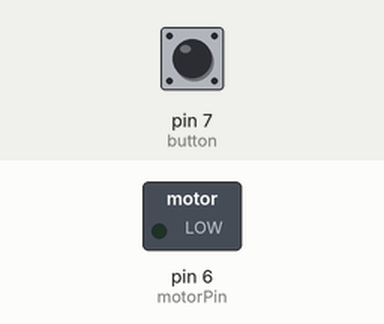
Bench run of a sketch on a simulated Arduino Uno, built with avr-gcc and run on an emulated ATmega328P. On the bench: switched loads named in the sketch (green lamp = pin HIGH). The test bench sets the inputs (shaded band); at power-on: pin 7 (button) LOW.

Above: at 1.2 s.
1.3 s: pin 7 (button) pulled HIGH for 0.15 s
At 1.45 s:
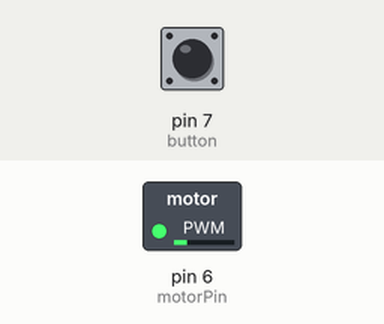
At 2.95 s:
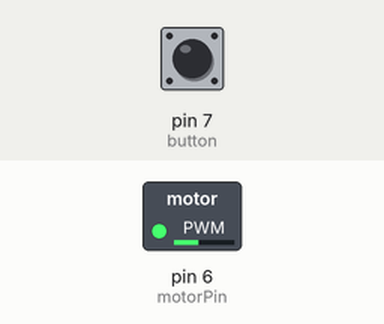
Timing chart, 0 to 13.3 s (numbered marks = the images above; inputs shaded):
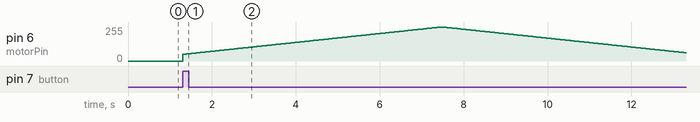

Measured:
- after the input at 1.3 s, pin 6 (motorPin): rises from 0/255 to 255/255 in 6.2 s, then falls to 62/255 in 5.8 s

The sketch:

vary.ino
```cpp
int motorPin = 6;
int button = 7;

void setup() {
  pinMode(motorPin, OUTPUT);
  pinMode(button, INPUT);
}


void loop() {
  int state = digitalRead(button);

  while (state == 1){
      for (int i=50; i<=255; i++){  //Start at 50 so it doesn't stop completely at any point
        analogWrite(motorPin, i);
        delay(30);
      }

      for (int i=255; i>=50; i--){    //Counts backwards to 50
        analogWrite(motorPin, i);
        delay(30);
      }
  }

  analogWrite(motorPin, 0); //Turns off motor
}
```
